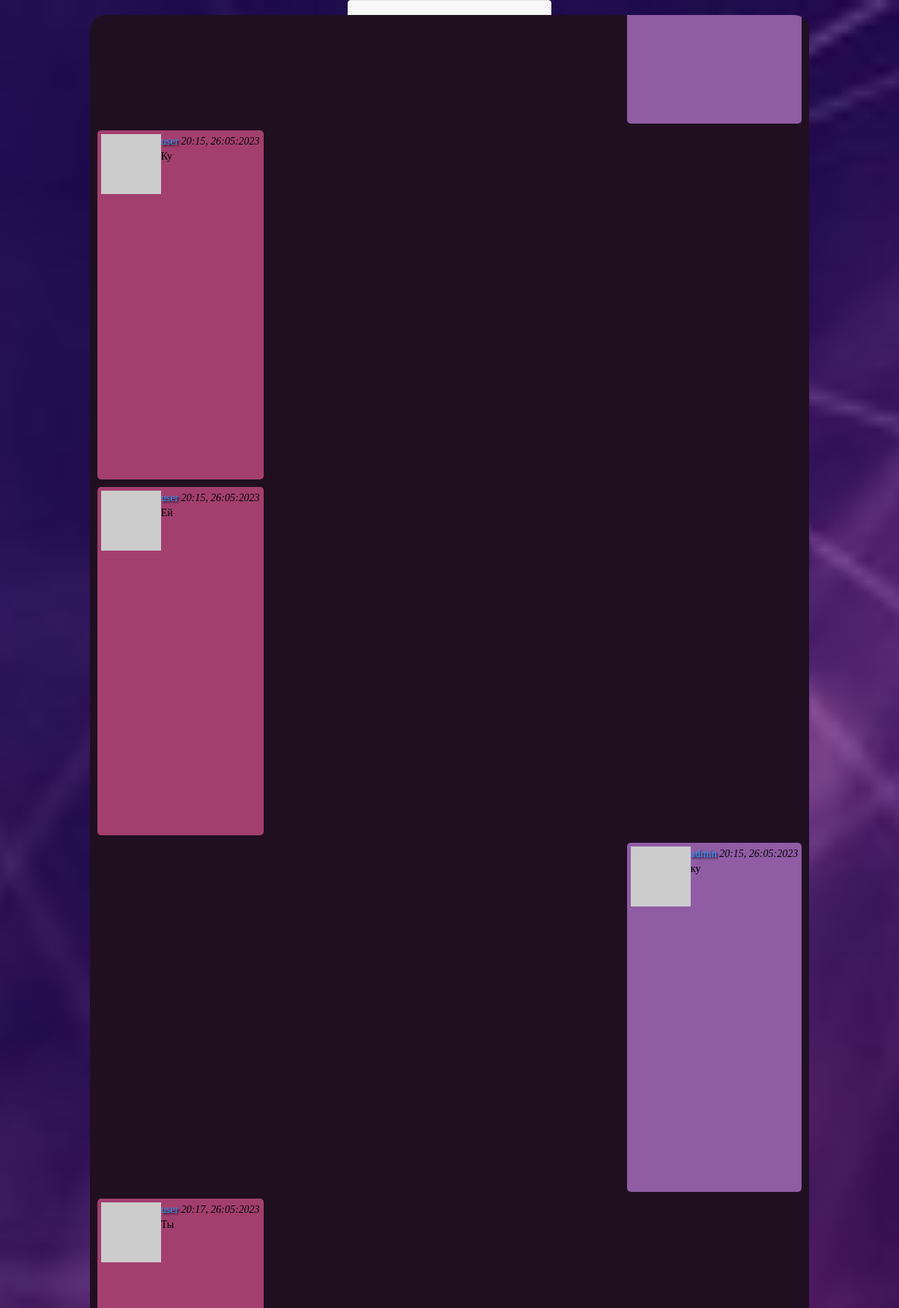
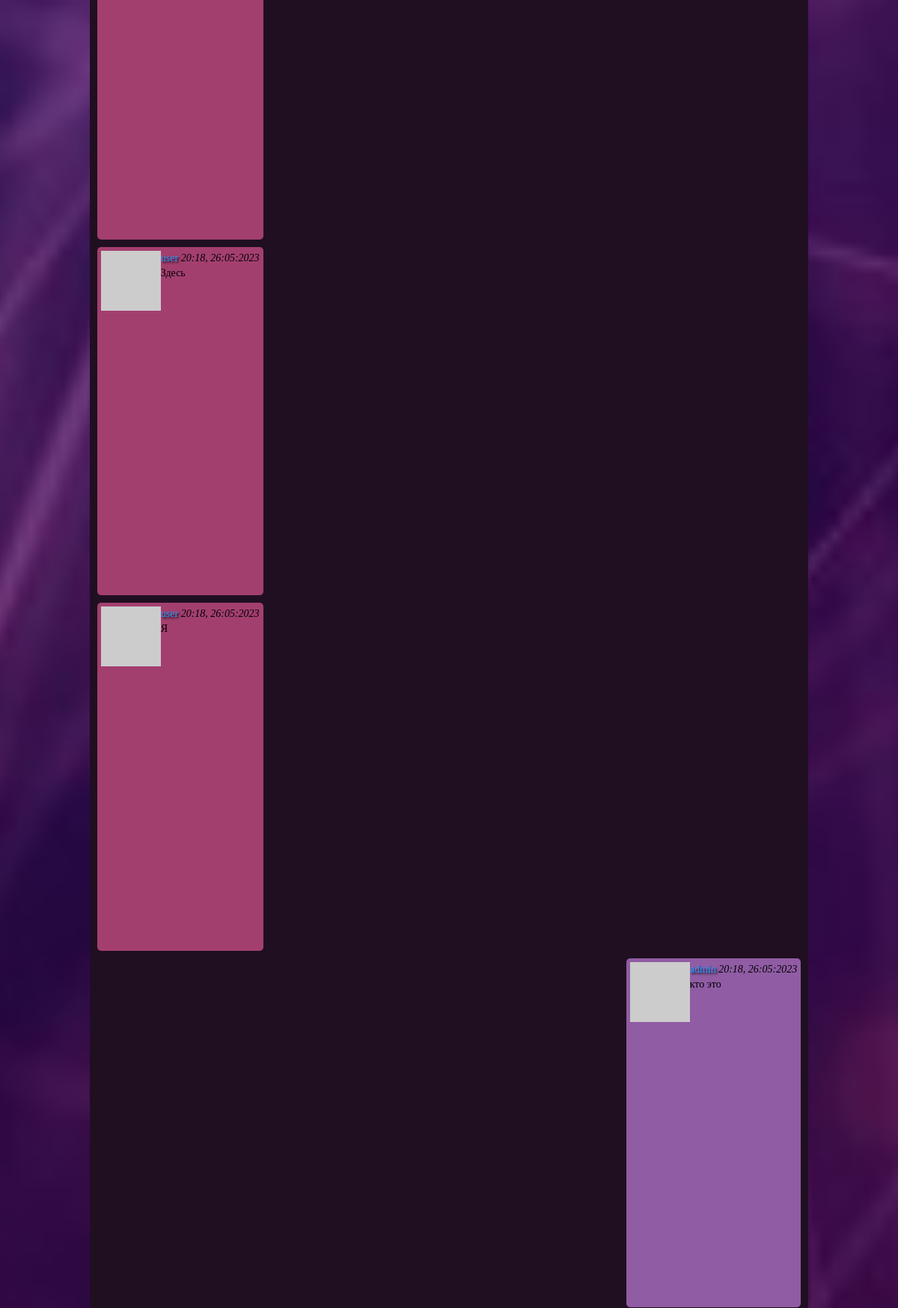
The app's page /index (signed in, upper part) with its own data (2 pictures, top to bottom).
### app/models.py (models this page shows, shortened)
class Post(db.Model):
    id = db.Column(db.Integer, primary_key=True)
    body = db.Column(db.String(140))
    timestamp = db.Column(db.DateTime, index=True, default=datetime.utcnow)
    user_id = db.Column(db.Integer, db.ForeignKey('user.id'))

class User(UserMixin, db.Model):
    id = db.Column(db.Integer, primary_key=True)
    username = db.Column(db.String(64), index=True, unique=True)
    email = db.Column(db.String(120), index=True, unique=True)
    password_hash = db.Column(db.String(128))
    posts = db.relationship('Post', backref='author', lazy='dynamic')
    about_me = db.Column(db.String(140))
    last_seen = db.Column(db.DateTime, default=datetime.utcnow)
    followed = db.relationship(
        'User', secondary=followers,
        primaryjoin=(followers.c.follower_id == id),
        secondaryjoin=(followers.c.followed_id == id),
        backref=db.backref('followers', lazy='dynamic'), lazy='dynamic')
    def avatar(self, size):
        digest = md5(self.email.lower().encode('utf-8')).hexdigest()
        return 'https://www.gravatar.com/avatar/{}?d=identicon&s={}'.format(
            digest, size)

### app/routes.py (the view)
@app.route('/', methods=['GET', 'POST'])
@app.route('/index', methods=['GET', 'POST'])
@login_required
def index():
    form = PostForm()
    posts = Post.query.order_by(Post.timestamp.desc()).limit(Config.POSTS_PER_PAGE).all()[::-1]
    return render_template('index.html', title='Messenger', form=form,
                           posts=posts)

### app/models.py (called while the page is built)
@login.user_loader
def load_user(id):
    return User.query.get(int(id))

### app/routes.py (called while the page is built)
@app.before_request
def before_request():
    if current_user.is_authenticated:
        current_user.last_seen = datetime.utcnow()
        db.session.commit()

### app/templates/index.html (shortened to what this page needs)
{% extends "base.html" %}
{% block content %}
    <link rel="stylesheet" href="{{ url_for('static', filename= './css/chat.css') }}">
    <div id="chat_frame" class="chat_frame">
        <div id="chat_window" class="chat_window">
            {% include 'posts.html' %}
        </div>
    </div>
{% endblock %}

### app/templates/posts.html
{% for post in posts %}
    {% if post.user_id == current_user.id %}
        <div class="my_message_design">
            {% include '_post.html' %}
        </div>
    {% else %}
        <div class="message_design">
            {% include '_post.html' %}
        </div>
    {% endif %}
{% endfor %}

### app/templates/_post.html (shortened to what this page needs)
 <table class="messageTable">
        <tr valign="top">
            <td>
                <a href="{{ url_for('user', username=post.author.username) }}">
                    <img src="{{ post.author.avatar(36) }}" />
                </a>
            </td>
            <td>
                <a href="{{ url_for('user', username=post.author.username) }}">
                    {{ post.author.username }}
                </a>
                <i>{{ moment(post.timestamp).format('H:mm, D:MM:YYYY') }}</i>
                <br>
                {{ post.body }}
            </td>
        </tr>
</table>

### app/static/css/chat.css (style rules this page uses)
body { display: flex; background: rgb(32,15,33) url("../images/back_ground.jpg") no-repeat center center fixed; -webkit-background-size: cover; -moz-background-size: cover; -o-background-size: cover; background-size: cover; flex-direction: column; align-items: center; justify-content: space-between; }
.chat_frame { display: flex; flex-basis: content; align-items: center; flex-direction: column; justify-content: space-between; position: absolute; width: 80%; height: 90%; }
.chat_window { color: #fdffe8; margin: 20px 0; border-style: none; border-radius: 20px; width: 100%; height: 100%; background-color: rgb(32,15,33); overflow: auto; }
.message_design { display: flex; color: black; font-family: genshin; margin: 0.7em auto 0.7em 0.7em; padding: 5px 5px 0px 5px; border-style: none; border-radius: 5px; width: fit-content; max-width: 45%; min-height: 6%; background-color: #a33f6f; word-break: break-word; }
a { color: #259aff; text-shadow: 2px 2px 3px black; }
.my_message_design { display: flex; color: black; font-family: genshin; margin: 0.7em 0.7em 0.7em auto; padding: 5px 5px 0px 5px; border-style: none; border-radius: 5px; width: fit-content; max-width: 45%; min-height: 6%; background-color: #905CA4; word-break: break-word; }

### records on screen
Post: author.username "user", timestamp "20:15, 26:05:2023", body "Ку"
Post: author.username "user", timestamp "20:15, 26:05:2023", body "Ей"
Post: author.username "admin", timestamp "20:15, 26:05:2023", body "ку"
Post: author.username "user", timestamp "20:17, 26:05:2023", body "Ты"
Post: author.username "user", timestamp "20:18, 26:05:2023", body "Здесь"
Post: author.username "user", timestamp "20:18, 26:05:2023", body "Я"
Post: author.username "admin", timestamp "20:18, 26:05:2023", body "кто это"
